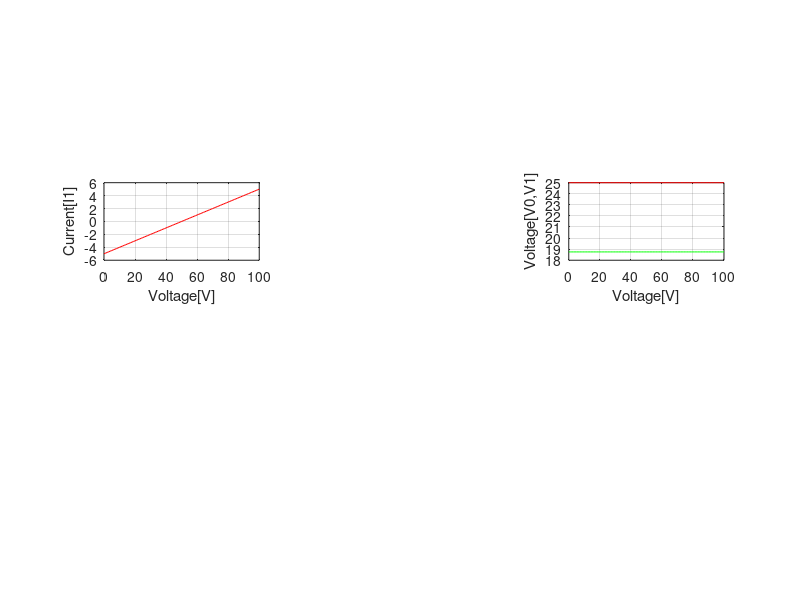

Here is the MATLAB script that generated this plot:
clc;
clear all;
close all;

V = 0:1:100;
Vp = 50;   
R1 = 10;
R2 = 10;
R3 = 20;
R4 = 5;
R5 = 15;

I1=(V-Vp)/R1;
I3=(R3*Vp)/(((R3+R4+R5)*(R2+R3))-(R3*R3));
I2=(Vp+I3*R3)/(R2+R3);
V1=I2*R2*ones(size(V));
V0=R5*I3*ones(size(V));

subplot(4,3,6)
plot(V,V1,'r',V,V0,'g')
grid on
xlabel('Voltage[V]');
ylabel('Voltage[V0,V1]');


subplot(4,3,4)
plot(V,I1,'r')
grid on
xlabel('Voltage[V]');
ylabel('Current[I1]');
